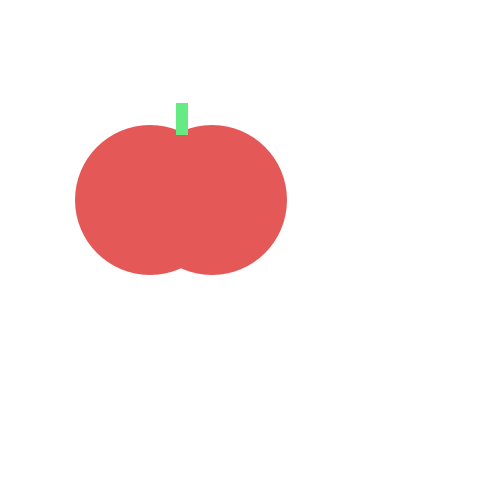
Frame 1 (no input)
Frame 60 (the mouse pressed at the canvas centre just before this capture): identical to frame 1, image omitted
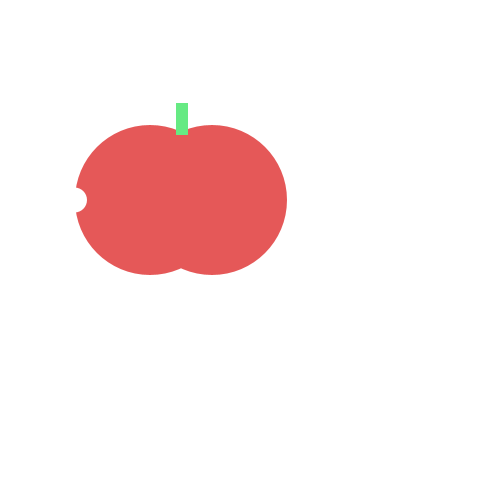
Frame 120 (the mouse held since frame 60 and released just before this capture)

The Processing sketch that drew these frames (run headless with seeded random() and noise(); from frame 60 on, the mouse is pressed at the canvas centre):

// Processing sketch: tasty_tomato
// ── tasty_tomato.pde
void setup() {
    size(500, 500);
}
void draw() {
    background(255, 255, 255);
    noStroke();
    fill(#E55858);
    ellipse(150, 200, 150, 150);
    ellipse(212, 200, 150, 150);
    fill(#66EA83);
    rect(176, 103, 12, 32);
    if(mousePressed){
      fill(255, 255, 255);
      ellipse(74.5, 200, 25, 25);
    }
}
